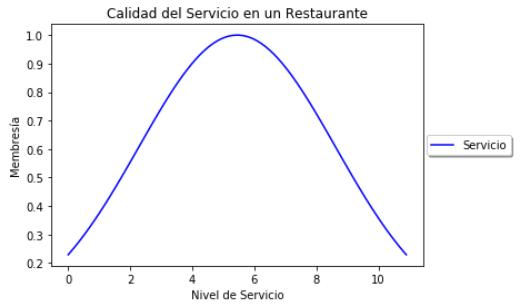

Write the Python code that produced this figure.
import numpy as np
import skfuzzy as sk
import matplotlib.pyplot as plt

x= np.arange(0, 11, 0.1)
vd_gaussiana = sk.gaussmf(x,np.mean(x),np.std(x))

plt.figure()
plt.plot(x, vd_gaussiana, 'b', linewidth=1.5, label='Servicio')

plt.title('Calidad del servicio en un restaurante')
plt.ylabel('Membresia')
plt.xlabel('Nivel de servicio')
plt.legend(loc='center right', bbox_to_anchor=(1.25, 0.5), ncol=1, fancybox=True, shadow=True)
plt.show()
